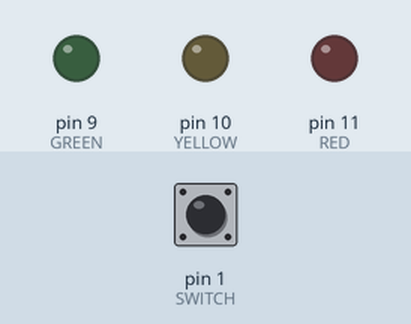
This sketch was run on a simulated Arduino Uno, built with avr-gcc and run on an emulated ATmega328P. Shown: output pins drawn as LEDs (lit = HIGH). The test bench sets the inputs (shaded band); at power-on: pin 1 (SWITCH) HIGH.

Above: at 1.2 s.
1.3 s: pin 1 (SWITCH) pulled LOW for 0.15 s
At 1.9 s:
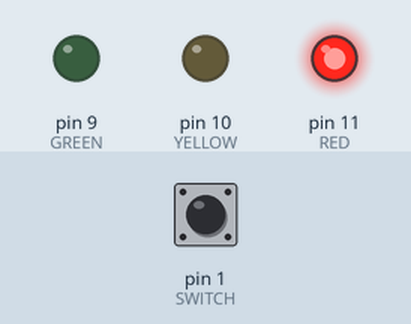
2.9 s: pin 1 (SWITCH) pulled LOW for 1 s
At 4.3 s:
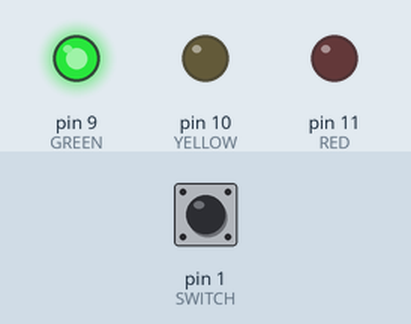
5.4 s: pin 1 (SWITCH) pulled LOW for 0.15 s
At 6.2 s:
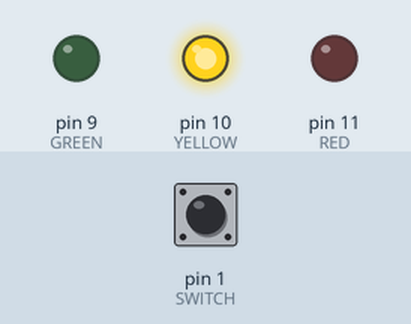
7.9 s: pin 1 (SWITCH) pulled LOW for 3.2 s
At 9.3 s:
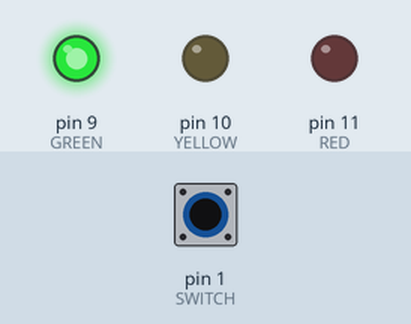
Timing chart, 0 to 10.9 s (numbered marks = the images above; inputs shaded):
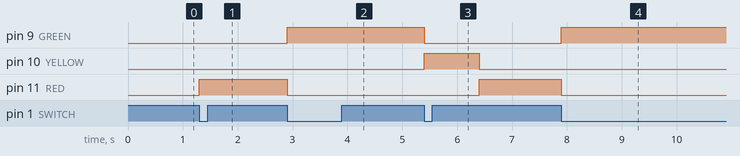

Measured:
- after the input at 1.3 s, pin 11 (RED): LOW → HIGH at once
- after the input at 2.9 s, pin 9 (GREEN): LOW → HIGH at once; pin 11 (RED): HIGH → LOW at once
- after the input at 5.4 s, pin 9 (GREEN): HIGH → LOW at once; pin 10 (YELLOW): LOW → HIGH at once, → LOW 1.0 s later; pin 11 (RED): LOW → HIGH after 1.0 s
- after the input at 7.9 s, pin 9 (GREEN): LOW → HIGH at once; pin 11 (RED): HIGH → LOW at once

The sketch:

TrafficLights.ino
```cpp
/**
 * Simple traffic light control sketch for Arduino Uno
 *
 * Traffic light program for Arduino Uno.
 * Board is quite simple setup. each led cathode is connected
 * to ground via 220 Ohm resistor and each anode to their
 * respective digital pin. Switch is plugged between ground
 * via 10 kOhm resistor and to it's own digital pin.
 *
 * @author Jonna Judin
 * @version 1.0 *
*/
// digital pin for the switch
int const SWITCH = 1;

// light pins need to be next to each other due to init routine
int const RED    = 11;
int const YELLOW = 10;
int const GREEN  = 9;

// initially no lights are lit
int const NONE  = -1;

int switchState = 0;
int oldSwitchState = LOW;
int currentLight = NONE;

void setup() {
  // all lights set as output and off
  for(int pin = GREEN ; pin <= RED ; pin++){
      pinMode(pin, OUTPUT);
      digitalWrite(pin, LOW);
  }
  // setup switch for input
  pinMode(SWITCH, INPUT);
}

void loop() {
  // Check switch status
  switchState = digitalRead(SWITCH);
  // Check if switch has been pressed and released
  if (switchState == LOW && oldSwitchState == HIGH) {
    changeLights();
  }
  oldSwitchState = switchState;
  delay(100);
}

/**
 * Maintain the lights transferring in correct order
 * Red -> Green -> Yellow -> Red ...
 * Button is used only to switch out from either green
 * or red. Yellow is shown only briefly and switched
 * automatically
 */
void changeLights(){
  switch(currentLight) {
    case NONE: // on first run turn on red
      digitalWrite(RED, HIGH);
      currentLight = RED;
      break;
    case GREEN: // light yellow one briefly then move to red
      digitalWrite(GREEN, LOW);
      digitalWrite(YELLOW, HIGH);
      delay(1000);
      digitalWrite(YELLOW, LOW);
      digitalWrite(RED, HIGH);
      currentLight = RED;
      break;
    case RED: // no yellow shown on red->green transition
      digitalWrite(RED, LOW);
      digitalWrite(GREEN, HIGH);
      currentLight = GREEN;
      break;
    default:
      currentLight = NONE;
      break;
  }
}
```
